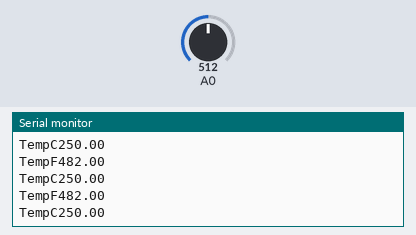
This sketch was run on a simulated Arduino Uno, built with avr-gcc and run on an emulated ATmega328P. Shown: the last lines printed to the serial monitor. The inputs (shaded band) are chosen by the test bench; at power-on: A0 = 512.

Above: at 1.2 s.
1.3 s: A0 set to 222
At 2.1 s:
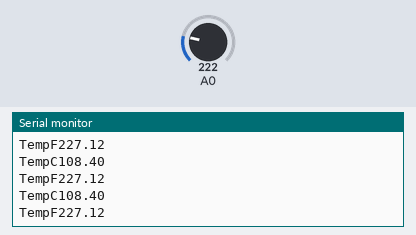
4.3 s: A0 set to 194
At 5.2 s:
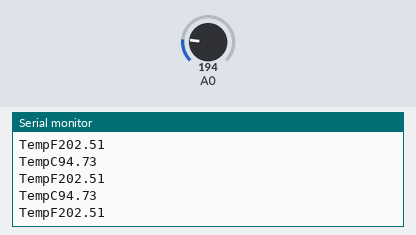
Timing chart, 0 to 7.3 s (numbered marks = the images above; inputs shaded):
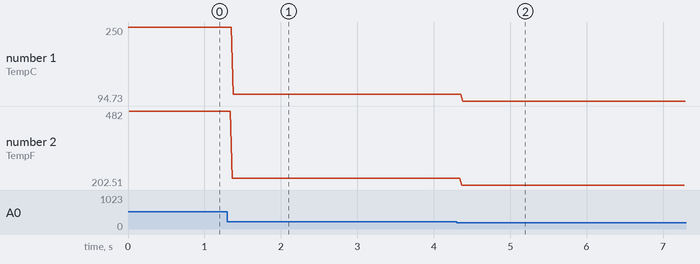

Measured:
- after the input at 1.3 s, the serial monitor: prints a new line after 0.07 s (image 1)
- after the input at 4.3 s, the serial monitor: prints a new line after 0.07 s (image 2)
- plotted number 1: 250 → 108.4 after the input at 1.3 s, 108.4 → 94.73 after the input at 4.3 s
- plotted number 2: 482 → 227.12 after the input at 1.3 s, 227.12 → 202.51 after the input at 4.3 s

The sketch:

LM35.ino
```cpp
#include "LM35.h"

LM35 temp(A0);
void setup()
{
	Serial.begin(9600);
}

void loop()
{
    Serial.print("TempC");
    Serial.println(temp.getTempC());
    Serial.print("TempF");
    Serial.println(temp.getTempF());
}
```

LM35.cpp
```cpp
/*ในส่วนของ resource กันเลย (ใน .cpp นั่นแหละ)
    สิ่งแรกที่เราจะทำเลยก็คือทำการ include header file
    ที่พึ่งเขียนเสร็จไปเมื่อซักครู่เข้ามาอยู่ในโปรแกรม*/
#include "LM35.h"

/* เมื่อ #include มาเสร็จแล้วก็ทำการ Coding พวก function ที่เราประกาศไว้ซะ
    โดยเอาโค้ดจาก .h เอามาเปรียบเทียบกัน
    มาดูที่ฟังชั่นแรกเลยแล้วกัน นั่นก็คือ
    LM35(int pin);
    ที่เราตั้งไว้ คือให้มีการรับค่า pin เข้ามาเป็น integer หรือตัวแปรที่เป็นตัวเลขด้วย*/

/*วิธีการสร้าง function ก็จะเป็นดังนี้
    ชนิดการรีเทิร์น ชื่อคลาส::ชื่อฟังชั่น(ค่าอากิวเม้นต์);
    ใน function แรกจะประกาศแค่ LM35::LM35(int pin){ ... }
    ฟังชั่นนี้ไม่มีการรีเทิร์นค่า ก็ไม่ต้องใส่ชนิดการรีเทิร์น จริง ๆ พวก constructor
    จะไม่สามารถรีเทิร์นค่ากลับมาได้อยู่แล้วที่เหลือก็น่าจะเดากันออก
    ก็คือพวก attribute ต่าง ๆ ที่เรากำหนดไว้ที่ header ไฟล์ยังไม่ถูกกำหนดค่าให้กับตัวแปร
    ดังนั้นเราจึงต้องกำหนดในฟังชั่นนี้ เพื่อจะได้สามารถเรียกใช้ตัวแปรได้อย่างถูกต้อง*/
LM35::LM35(int pin)
{
    pinMode(pin,INPUT);
    this->tempC=0.0;
    this->tempF=0.0;
    this->temp=pin;
    original=0;
}

/*สร้าง function นั้นจะต้องมี
    returnType  ClassName::functionName(argument);
ถ้าเกิดฟังชั่นไหนใส่ returnType ด้วยละก็อย่าลืม return ค่าละกันเดี๋ยว error
การคำนวณต่าง ๆ ก็จะเป็นไปตามรูปนั่นแหละครับ*/
float LM35::getTempC()
{
    tempC=(5.0*analogRead(temp)*100/1024.0);
    return tempC;
}

float LM35::getTempF()
{
    tempF=((9*getTempC())/5)+32;
    return tempF;
}

int LM35::getOriginalTemp()
{
    original=analogRead(temp);
    return original;
}
```

LM35.h
```cpp
/*ต้องเริ่มในส่วนของ header ไฟล์
    เพราะในส่วนนี้อย่างที่บอกจะเป็นการกำหนดว่าในไลบรารี่เราจะต้องมี
    function อะไรบ้าง attribute อะไรบ้าง
    อันดับแรกให้เราทำการเช็ค macro ก่อนเลย ว่าภายในไลบรารี่เรามี macro ตัวนี้ไหม
    ถ้าไม่มีก็ให้ทำการสร้าง macro ขึ้นมาใหม่*/

/*ทำไมต้องเช็ค macro จาก -> ifndef ย่อมาจาก if not define ถ้าเกิดว่ามี macro ตัวนี้อยู่แล้ว
    โค้ดทั้งหมดของเราก็จะไม่ทำงานไงละ
    ไว้ป้องกันเรียก ไลบรารี่ ซ้ำซ้อนกัน หรือการสร้าง macro ซ้ำกันต้องดูกันดี ๆ
    เพราะไลบรารี่ส่วนใหญ่เขาจะเช็คในส่วนนี้กัน*/
#ifndef LM35_H
#define LM35_H
/*อธิบายเพิ่มเติมนิดนึง
               #ifndef LM35_H <- ตัวนี้จำเช็คว่าไม่มี macro ชื่อนี้ใช่ไหม ถ้าไม่มีก็ให้ทำงานบรรทัดต่อไป
               #define LM35_H<- ในส่วนนี้จะทำงานก็ต่อเมื่อมีการเช็คแล้วว่าไม่เคยมี macro ตัวนี้อยู่
               ก็ให้ทำการสร้าง macro ออกมาใหม่ซะ
**สังเกตุ ถ้าเกิดว่ามี #ifndef แล้วก็อย่าลืมปิดซะละ -> #endif มีเปิดต้องมีปิดนะเออ*/

/*ต่อมาก็ยังอยู่ในส่วนของ preprocessor กันอยู่ ก็คือในส่วนของ #include เราก็จะทำการเพิ่มเข้าไปดังนี้*/
#if ARDUINO >= 100
    #include "Arduino.h"
#else
    #include "WProgram.h"
#endif
/*นี่คือการเช็คเวอร์ชั่นของ Program Arduino เรา
    เพราะบางเครื่องนั้นยังใช้ตัว IDE  (ก็ตัวโปรแกรม Arduino ที่เราเขียนอะแหล่ะ)
    version เก่า ๆ อยู่ จึงจะต้องใส่เงื่อนไขนี้เช็คลงไปด้วยเพื่อความยืดหยุ่นในการเรียกใช้งานไลบรารี่จะได้ไม่มีการ
    error เกิดขึ้นระหว่าง compile หรือ burn ข้อมูลลงบอร์ด
**ในส่วนของ #include นี้ไม่เรียกไม่ได้นะ จะเออเร่อนะเออ
    แต่เจ้าของบล็อกจำไม่ได้ว่าตัวไหน ระหว่าง Arduino.h กับ WProgram.h
    ส ำหรับ IDE version ใหม่ แต่น่าจะเป็น Arduino.h ที่ใช้สำหรับ version ใหม่ก็ต้องขออภัยด้วย
***UPDATE 5/17/2017 *** ในตอนนี้ถ้าผู้อ่านใช้งาน Arduino IDE Version ใหม่อยู่
    ให้เขียนเป็น #include "Arduino.h" ได้เลย
    ไม่ต้องมีเงื่อนไขตอนเช็คเวอร์ชั่น เพราะ WProgram.h ใน Arduino IDE Version ใหม่จะไม่รู้จักแล้ว*/

/*ส่วนของการกำหนด function และ attribute ต่าง ๆ ในไลบรารี่กันเลยแล้วกัน*/
/*การกำหนด function หรือ attribute ทุกอย่างจะอยู่ภายใต้ class เพื่อจะได้ใช้ได้กับในไฟล์ .cpp ในส่วนของโค้ดนั่นเอง*/
class LM35
{
/*ที่สังเกตุเลยคือมี public: กับ private: มันก็คือ modifier จะกำหนดสิทธิ์ในการเข้าถึง function หรือ attribute ต่าง ๆ
    มาดูภายใน public: ก็จะมี function
    สังเกตุดู function แรก ชื่อ function กับชื่อ class จะเหมือนกัน function
    นี้จะเรียกว่า constructor ยกตัวอย่างการใช้งาน
        LM35 temp(A0);
    หมายความว่าเมื่อประกาศชื่อตัวแปรของไลบรารี่ก็จะเข้าที่ฟังชั่นนี้เลยเป็นฟังชั่นแรกตั้งแต่ประกาศ
    ไม่จำเป็นต้องประกาศแล้วค่อยมาเรียกใช้ทีหลัง*/
public:
    LM35(int pin);
    float getTempC();
    float getTempF();
    int getOriginalTemp();
    /*ส่วน function อื่น ๆ ก็จะเหมือนกับการสร้าง function ในไลบรารี่ธรรมดาเพียงแค่ไม่มี body ของ function เท่านั้น*/

    /*ในส่วน private: เจ้าของบล็อกก็จะให้เป็นการกำหนด attribute ต่าง ๆ หรือตัวแปรต่าง ๆ ที่จำเป็นต้องใช้งานในไลบรารี่*/
private:
    float tempC;
    float tempF;
    float temp;
    int original;
};

#endif
```
